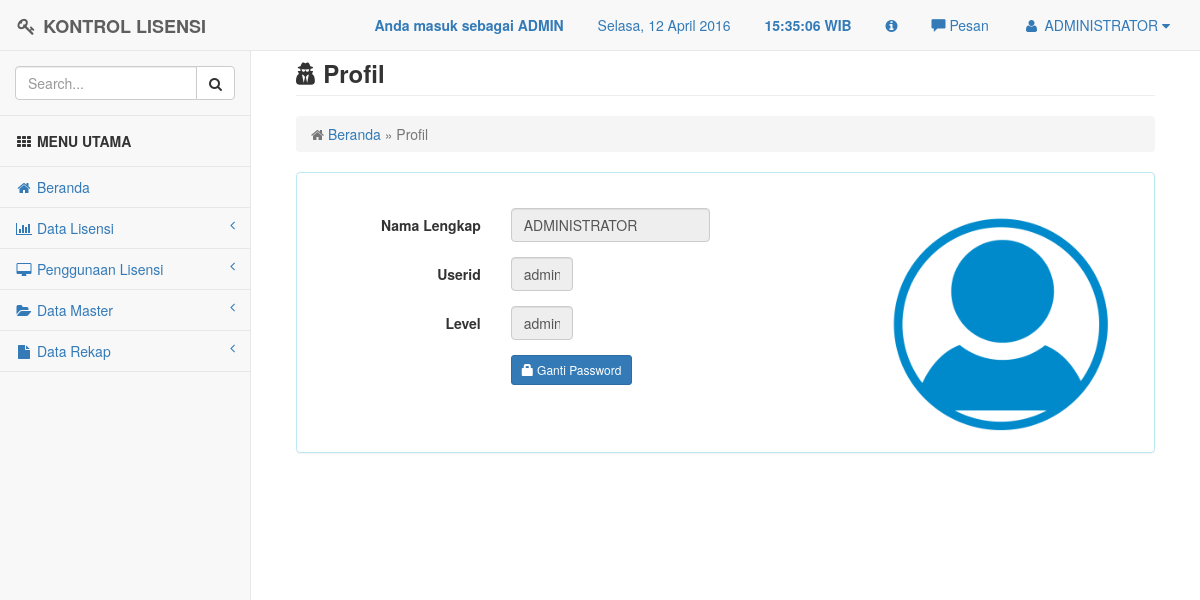
Screenshot of /user/profile.php (signed in) with the database file from the repository.
### tables this page shows
CREATE TABLE `t_user` (
  `nama_lengkap` varchar(20) NOT NULL,
  `userid` varchar(20) NOT NULL,
  `password` varchar(100) NOT NULL,
  `level` varchar(10) NOT NULL
);

### user/profile.php (the view, shortened to what this page needs)
<?php
include "../config/header.php";
?>
<div id="page-wrapper">
	<div class="container-fluid">
		<div class="row">
			<div class="col-lg-12">
				<h3 class="page-header"><i class="fa fa-user-secret"></i> <strong>Profil</strong></h3>
                <ol class="breadcrumb">
                	<li class="active">
                    	<i class="fa fa-home"></i>
                        <a href="../config/index.php" title="Kembali ke Beranda">Beranda</a> &raquo; Profil
                    </li>
                </ol>
            </div>
        </div>
        <div class="row">
        	<div class="col-lg-12">
            	<div class="panel panel-info">
                	<div class="panel-body">
					<?php
                    $proses = "select * from t_user where userid = '".$_SESSION['userid']."'";
                    $hasil = mysql_query($proses);
                    $data = mysql_fetch_array ($hasil);
                    ?>
                    <br>
					<div class="col-xs-12 col-sm-6 col-md-8">
                    <form class="form-horizontal" action="" method="post">
                        <div class="form-group">
                            <label class="col-sm-4 control-label">Nama Lengkap</label>
                            <div class="col-sm-5">
                                <input type="text" class="form-control" value="<?php echo $data['nama_lengkap'];?>" disabled>
                            </div>
                        </div>
                        <div class="form-group">
                            <label class="col-sm-4 control-label">Userid</label>
                            <div class="col-sm-2">
                                <input type="text" class="form-control" value="<?php echo $data['userid'];?>" disabled>
                            </div>
                        </div>
                        <div class="form-group">
                            <label class="col-sm-4 control-label">Level</label>
                            <div class="col-sm-2">
                                <input type="text" class="form-control" value="<?php echo $data['level'];?>" disabled>
                            </div>
                        </div>
						<?php
						if ($_SESSION['level'] == "admin"){
						?><div class="form-group">
                            <label class="col-sm-4 control-label"></label>
                            <div class="col-sm-2">
                                <a href="user_changepassword.php?userid=<?php echo $data['userid'] ?>" title="Ganti Password" class="btn btn-primary btn-sm">
								<span class="glyphicon glyphicon-lock" aria-hidden="true"></span> Ganti Password</a>
                            </div>
                        </div>
						<?php
						}
					?>
                    </form>
					</div>
					<div class="col-xs-6 col-md-4">
					<img class="img-responsive img-square " src="../assets/img/avatar.png" width="250">
					</div>
					</div>
				</div>
			</div>
		 </div>
		 <br><br><br><br><br>
	</div>
</div>
<?php
include '../config/footer.php';
?>

### config/header.php (shortened to what this page needs)
<!DOCTYPE html>
<html>
<head>
    <link href="../assets/plugins/bootstrap/dist/css/bootstrap.min.css" rel="stylesheet">
    <link href="../assets/plugins/metisMenu/dist/metisMenu.min.css" rel="stylesheet">
    <link href="../assets/plugins/datatables-plugins/integration/bootstrap/3/dataTables.bootstrap.css" rel="stylesheet">
    <link href="../assets/plugins/bootstrap/dist/css/bootstrap-datepicker.css" rel="stylesheet">
	<link href="../assets/plugins/validator/css/bootstrapValidator.css" rel="stylesheet" type="text/css" >
	<link href="../assets/css/style.css" rel="stylesheet">
    <link href="../assets/font-awesome/css/font-awesome.min.css" rel="stylesheet" type="text/css">
	<link href="../assets/plugins/chosen/chosen.css" rel="stylesheet">
	<link href="../assets/plugins/fileinput/fileinput.css" rel="stylesheet">
	<link href="../assets/plugins/fancybox/jquery.fancybox.css?v=2.1.5" media="screen" rel="stylesheet" type="text/css" />
</head>
<body>
    <div id="wrapper">
        <nav class="navbar navbar-default navbar-fixed-top" role="navigation" style="margin-bottom: 0">
			<div class="navbar-header">
                <a class="navbar-brand" href="index.html"><i class="fa fa-key fa-fw"></i> <strong>KONTROL LISENSI</strong></a>
            </div>
			<ul class="nav navbar-top-links navbar-right">
				<li class="dropdown">
				<?php
				if ($_SESSION['level'] == "admin"){
				?>
					<a><blink><strong>Anda masuk sebagai ADMIN</strong></blink></a>
                <?php
				}
				else if ($_SESSION['level'] == "user"){
				?>
					<a><blink><strong>Anda masuk sebagai USER</strong></blink></a>
				<?php
				}
				?>
				</li>
				<li class="dropdown"><a><span id="dates"><span id="the-day">Hari, 00 Bulan 0000</span></a></li>
				<li class="dropdown"><a><strong><span id="the-time"> 00:00:00 </span> WIB</strong></span></a></li>
                <li class="dropdown"><a data-toggle="modal" data-target="#myModal" href="#" title="Tentang Kami"><i class="fa fa-info-circle"></i></a></li>
                <li><a id="pesan_sedia" href="#" data-toggle="modal" data-target="#modalpesan"><span class='glyphicon glyphicon-comment'></span>  Pesan</a></li>
				<li class="dropdown">
					<?php
					$aksi = "select * from t_user where userid = '".$_SESSION['userid']."'";
					$hasil = mysql_query($aksi);
					$data = mysql_fetch_array ($hasil);
					?>
                    <a class="dropdown-toggle" data-toggle="dropdown" href="#">
                        <i class="fa fa-user fa-fw"></i> <?php echo $data['nama_lengkap'];?>  <i class="fa fa-caret-down"></i>
                    </a>
				</li>
			</ul>
            <?php
			include "menu.php";
			?>
        </nav>
		<br>

### assets/css/style.css (style rules this page uses)
body { background-color: #f8f8f8; }
#wrapper { width: 100%; }
#page-wrapper { padding: 0 15px; min-height: 568px; background-color: #fff; }
@media (min-width:768px) { #page-wrapper { position: inherit; margin: 0 0 0 250px; padding: 0 30px; border-left: 1px solid #e7e7e7; } }
.navbar-top-links { margin-right: 0; }
.navbar-top-links li { display: inline-block; }
.navbar-top-links li:last-child { margin-right: 15px; }
.navbar-top-links li a { padding: 15px; min-height: 50px; }

### rows the page displays
t_user: nama_lengkap "ADMINISTRATOR", userid "admin", level "admin"
